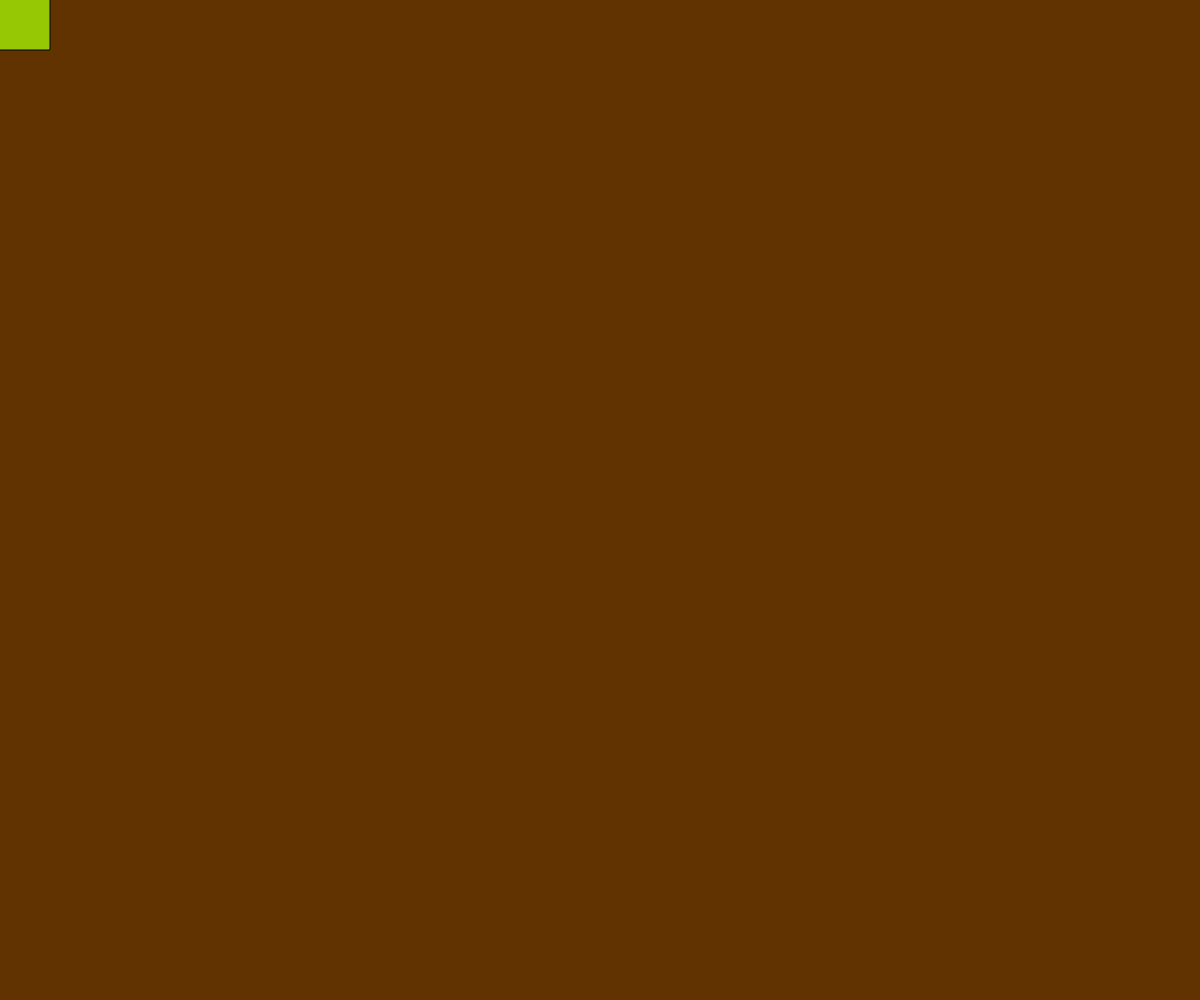
Frame 1 (no input)
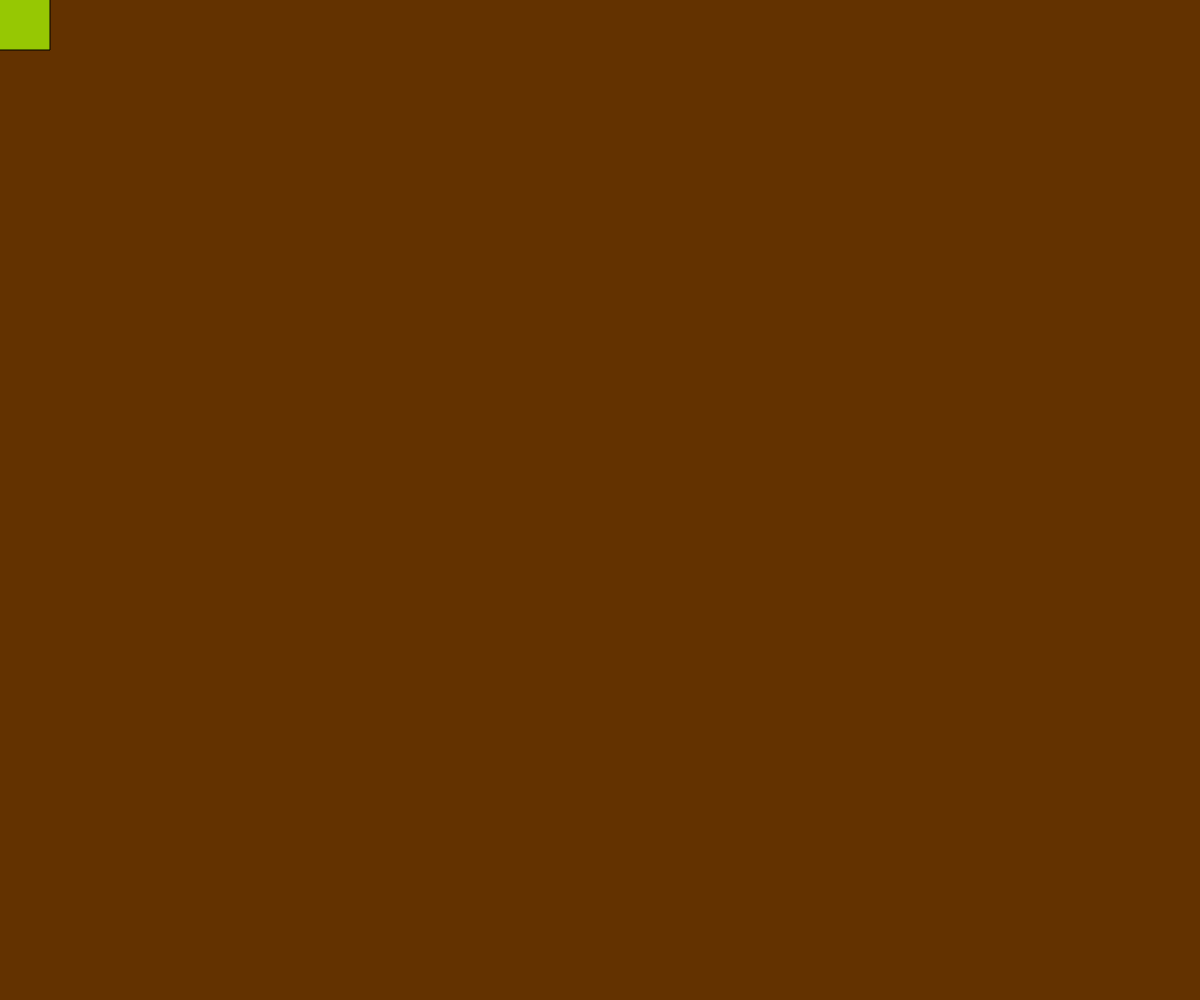
Frame 60 (no input)
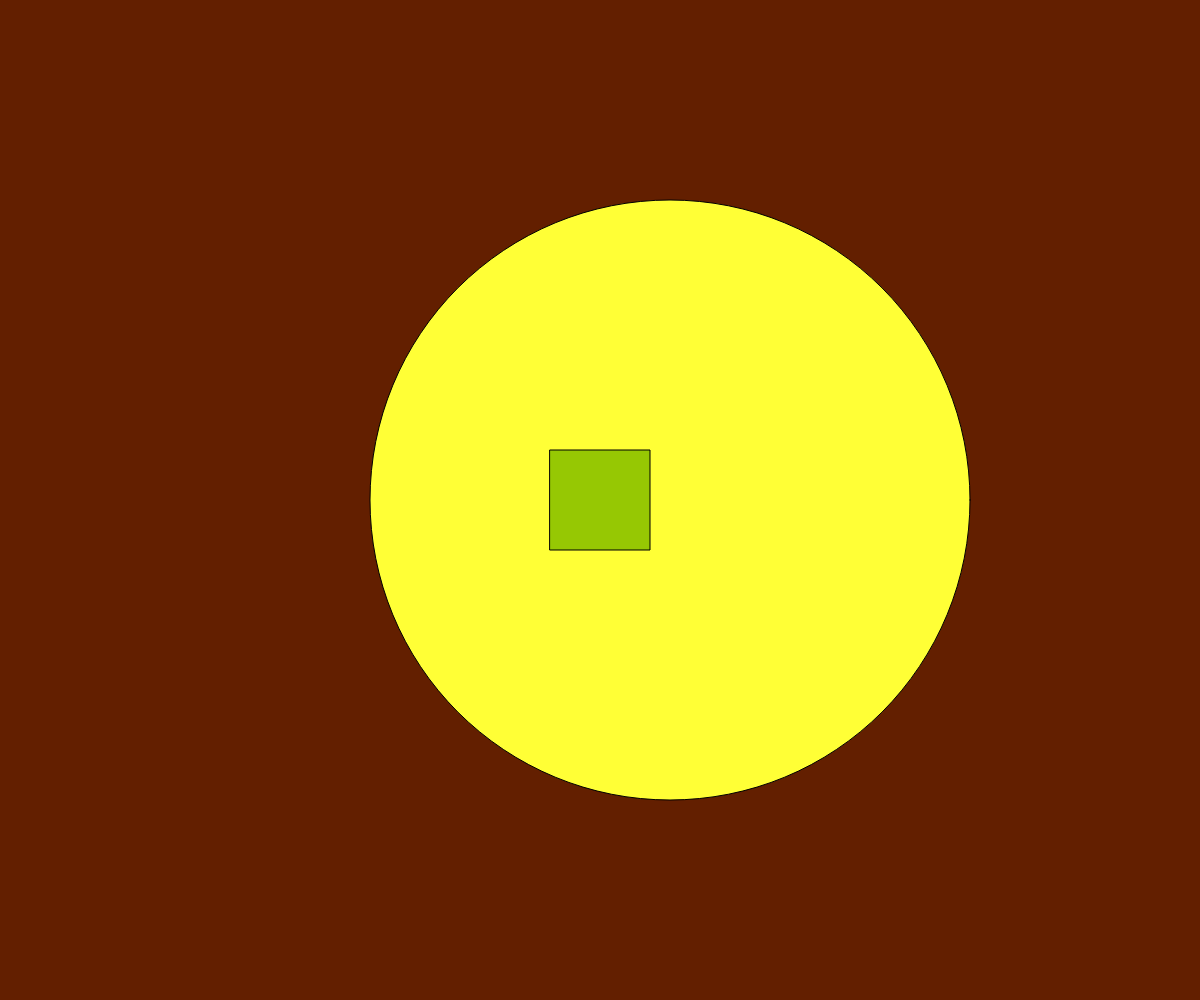
Frame 120 (the mouse pressed at the canvas centre since frame 60)

The p5.js sketch that drew these frames (run headless with seeded random() and noise() and a simulated clock; from frame 60 on, the mouse is pressed at the canvas centre):

// p5.js sketch
// ── sketch.js
function setup(){
createCanvas (windowWidth, windowHeight);
frameRate(300);
background (0);
rectMode(CENTER);

}
function draw(){
background(random(90, 100), random(30, 130),0);
fill(255, mouseX, 54);
circle(mouseX + 70, mouseY, mouseX );
fill(150, 200, 3);
rect(mouseX, mouseY,100,100);


}
